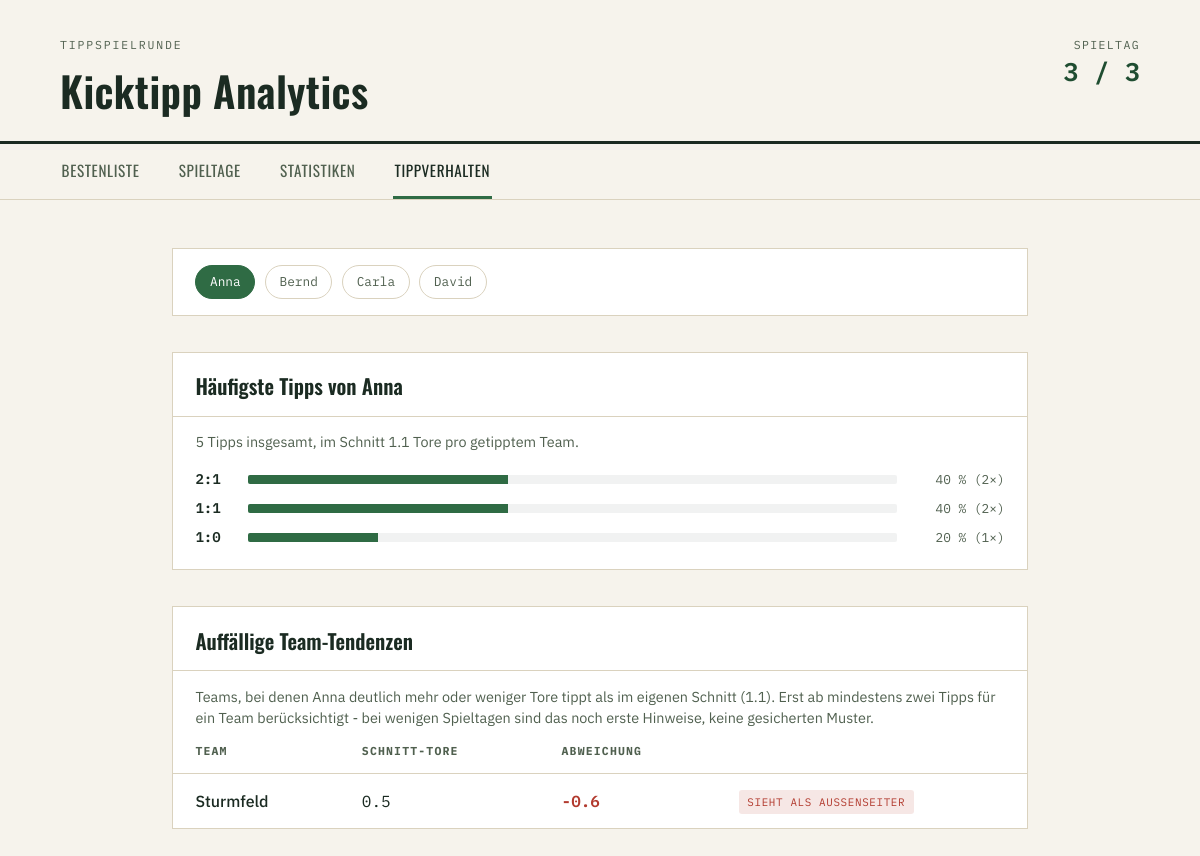
Screenshot of /tippverhalten/anna with the database file from the repository.
### tables this page shows
CREATE TABLE dim_player (
	player_id VARCHAR NOT NULL, 
	display_name VARCHAR NOT NULL, 
	PRIMARY KEY (player_id)
);

CREATE TABLE fact_tip (
	tip_id VARCHAR NOT NULL, 
	player_id VARCHAR, 
	match_id VARCHAR, 
	tipped_home_goals INTEGER NOT NULL, 
	tipped_away_goals INTEGER NOT NULL, 
	points_awarded INTEGER NOT NULL, 
	is_tendency_correct BOOLEAN NOT NULL, 
	is_goal_difference_correct BOOLEAN NOT NULL, 
	is_exact_hit BOOLEAN NOT NULL, 
	penalty_points_awarded INTEGER, 
	penalty_tip_correct BOOLEAN, 
	PRIMARY KEY (tip_id), 
	FOREIGN KEY(player_id) REFERENCES dim_player (player_id), 
	FOREIGN KEY(match_id) REFERENCES dim_match (match_id)
);

CREATE TABLE dim_team (
	team_id VARCHAR NOT NULL, 
	name VARCHAR NOT NULL, 
	short_name VARCHAR, 
	PRIMARY KEY (team_id)
);

### frontend/app.py (the view)
@app.route("/tippverhalten/<player_id>")
def tip_behavior_detail(player_id: str):
    players = data_access.list_players()
    if player_id not in {p["player_id"] for p in players}:
        abort(404)
    detail = data_access.tip_behavior_detail(player_id)
    return render_template(
        "tip_behavior_detail.html",
        detail=detail,
        players=players,
        player_id=player_id,
    )

### frontend/app.py (called while the page is built)
@app.context_processor
def inject_globals():
    return {
        "latest_matchday": data_access.latest_matchday_number(),
        "all_matchdays": data_access.all_matchday_numbers(),
        "has_data": data_access.has_data(),
    }

### frontend/data_access.py (called while the page is built)
def has_data() -> bool:
    with get_engine().connect() as conn:
        count = conn.execute(select(func.count()).select_from(dim_player)).scalar()
        return bool(count)

def latest_matchday_number() -> int | None:
    with get_engine().connect() as conn:
        return conn.execute(select(func.max(dim_match.c.matchday_number))).scalar()

def all_matchday_numbers() -> list[int]:
    with get_engine().connect() as conn:
        rows = conn.execute(
            select(dim_match.c.matchday_number).distinct().order_by(dim_match.c.matchday_number)
        ).all()
        return [r[0] for r in rows]

def list_players() -> list[dict]:
    with get_engine().connect() as conn:
        rows = conn.execute(
            select(dim_player.c.player_id, dim_player.c.display_name).order_by(
                dim_player.c.display_name
            )
        ).all()
    return [{"player_id": r.player_id, "display_name": r.display_name} for r in rows]

def tip_behavior_detail(player_id: str) -> dict | None:
    all_tips = _fetch_tips_with_team_context()
    player_tips = [t for t in all_tips if t["player_id"] == player_id]
    return _compute_player_detail(player_tips, player_id)

### frontend/templates/tip_behavior_detail.html (shortened to what this page needs)
{% extends "base.html" %}
{% block content %}
<section class="panel">
  <div class="player-pills player-pills--in-panel">
    {% for p in players %}
    <a class="player-pill {% if p.player_id == player_id %}is-active{% endif %}" href="{{ url_for('tip_behavior_detail', player_id=p.player_id) }}">{{ p.display_name }}</a>
    {% endfor %}
  </div>
</section>
{% if not detail %}
<section class="panel">
  <p class="panel__hint" style="padding: 1.1rem 1.4rem;">Noch keine Tipps für diesen Spieler vorhanden.</p>
</section>
{% else %}
<section class="panel">
  <h2 class="panel__title">Häufigste Tipps von {{ detail.display_name }}</h2>
  <p class="panel__hint">{{ detail.total_tips }} Tipps insgesamt, im Schnitt {{ detail.global_average_goals }} Tore pro getipptem Team.</p>
  <div class="scoreline-list">
    {% for s in detail.top_scorelines %}
    <div class="scoreline-row">
      <span class="scoreline-row__score">{{ s.home_goals }}:{{ s.away_goals }}</span>
      <span class="tip-distribution__bar-track">
        <span class="tip-distribution__bar" style="width: {{ s.pct }}%; background: var(--pitch);"></span>
      </span>
      <span class="scoreline-row__pct">{{ s.pct }}&nbsp;% ({{ s.count }}&times;)</span>
    </div>
    {% endfor %}
  </div>
</section>
<section class="panel">
  <h2 class="panel__title">Auffällige Team-Tendenzen</h2>
  <p class="panel__hint">
    Teams, bei denen {{ detail.display_name }} deutlich mehr oder weniger Tore tippt als im eigenen Schnitt
    ({{ detail.global_average_goals }}). Erst ab mindestens zwei Tipps für ein Team berücksichtigt - bei wenigen
    Spieltagen sind das noch erste Hinweise, keine gesicherten Muster.
  </p>
  {% if detail.team_bias %}
  <table class="ranking-table">
    <thead>
      <tr><th>Team</th><th class="num-col">Schnitt-Tore</th><th class="num-col">Abweichung</th><th></th></tr>
    </thead>
    <tbody>
      {% for b in detail.team_bias %}
      <tr>
        <td class="player-col">{{ b.team_name }}</td>
        <td class="num-col">{{ b.average_goals }}</td>
        <td class="num-col {% if b.direction == 'favorit' %}is-bias-positive{% else %}is-bias-negative{% endif %}">{{ "+%.1f"|format(b.bias) if b.bias > 0 else b.bias }}</td>
        <td>
          {% if b.direction == 'favorit' %}<span class="badge badge--winner">Sieht als Favorit</span>
          {% else %}<span class="badge badge--bremsfett">Sieht als Außenseiter</span>{% endif %}
        </td>
      </tr>
      {% endfor %}
    </tbody>
  </table>
  {% else %}
  <p class="panel__hint" style="padding-bottom: 1.1rem;">Noch keine auffälligen Muster erkennbar.</p>
  {% endif %}
</section>
{% endif %}
{% endblock %}

### frontend/static/style.css (style rules this page uses)
:root { --paper: #F6F3EC; --ink: #1B2B22; --ink-soft: #50604F; --pitch: #2F6B44; --pitch-dark: #1F4D31; --gold: #C8962C; --cardred: #B23A2E; --blue: #3A5A78; --orange: #C4822D; --terracotta: #A85C3B; --line: #DAD2BE; --panel: #FFFFFF; --font-display: "Oswald", sans-serif; --font-body: "IBM Plex Sans", sans-serif; --font-mono: "IBM Plex Mono", monospace; }
* { box-sizing: border-box; }
body { margin: 0; background: var(--paper); color: var(--ink); font-family: var(--font-body); font-size: 16px; line-height: 1.5; }
a { color: inherit; text-decoration: none; }
.panel { background: var(--panel); border: 1px solid var(--line); }
.panel__title { font-family: var(--font-display); font-weight: 600; font-size: 1.3rem; margin: 0; padding: 1.1rem 1.4rem 0.9rem; border-bottom: 1px solid var(--line); }
.panel__hint { margin: 0.9rem 1.4rem 0; color: var(--ink-soft); font-size: 0.9rem; }
.ranking-table { width: 100%; border-collapse: collapse; }
.ranking-table th, .ranking-table td { padding: 0.85rem 1.4rem; text-align: left; border-bottom: 1px solid var(--line); }
.ranking-table thead th { font-family: var(--font-mono); font-size: 0.72rem; letter-spacing: 0.1em; text-transform: uppercase; color: var(--ink-soft); }
.ranking-table tbody tr:last-child td { border-bottom: none; }
.num-col { font-family: var(--font-mono); text-align: right; }
.player-col { font-weight: 500; }
.badge { display: inline-block; font-family: var(--font-mono); font-size: 0.68rem; letter-spacing: 0.06em; text-transform: uppercase; padding: 0.25rem 0.55rem; border-radius: 3px; }
.badge--bremsfett { background: rgba(178, 58, 46, 0.12); color: var(--cardred); }
.tip-distribution__bar-track { background: rgba(27, 43, 34, 0.06); height: 0.55rem; border-radius: 2px; overflow: hidden; }
.tip-distribution__bar { display: block; height: 100%; }
.player-pills { display: flex; flex-wrap: wrap; gap: 0.6rem; padding: 1.1rem 1.4rem; }
.player-pills--in-panel { padding: 1rem 1.4rem; }
.player-pill { font-family: var(--font-mono); font-size: 0.8rem; padding: 0.4rem 0.85rem; border: 1px solid var(--line); border-radius: 999px; color: var(--ink-soft); }
.player-pill.is-active { background: var(--pitch); border-color: var(--pitch); color: #fff; }
.scoreline-list { display: flex; flex-direction: column; gap: 0.5rem; padding: 1rem 1.4rem 1.3rem; }
.scoreline-row { display: grid; grid-template-columns: 2.6rem 1fr 6rem; align-items: center; gap: 0.7rem; font-size: 0.88rem; }
.scoreline-row__score { font-family: var(--font-mono); font-weight: 600; }
.scoreline-row__pct { font-family: var(--font-mono); font-size: 0.8rem; color: var(--ink-soft); text-align: right; }
.is-bias-negative { color: var(--cardred); font-weight: 600; }

### rows the page displays
dim_player: display_name "Anna"
dim_player: display_name "Bernd"
dim_player: display_name "Carla"
dim_player: display_name "David"
fact_tip: team_name "Sturmfeld", average_goals "0.5", bias "-0.6"

### other values shown
{{ latest_matchday }} "3"
{{ all_matchdays | length }} "3"
{{ detail.total_tips }} "5"
{{ detail.global_average_goals }} "1.1"
{{ s.home_goals }} "2" "1" "1"
{{ s.away_goals }} "1" "1" "0"
{{ s.pct }} "40" "40" "20"
{{ s.count }} "2" "2" "1"
